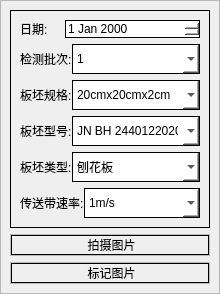
           <widget class="QFrame" name="frame_7">
            <property name="frameShape">
             <enum>QFrame::StyledPanel</enum>
            </property>
            <property name="frameShadow">
             <enum>QFrame::Raised</enum>
            </property>
            <layout class="QVBoxLayout" name="verticalLayout_5" stretch="0,4,4">
             <property name="spacing">
              <number>6</number>
             </property>
             <property name="leftMargin">
              <number>9</number>
             </property>
             <property name="topMargin">
              <number>9</number>
             </property>
             <property name="rightMargin">
              <number>9</number>
             </property>
             <property name="bottomMargin">
              <number>9</number>
             </property>
             <item>
              <widget class="QFrame" name="frame_13">
               <property name="styleSheet">
                <string notr="true">border:1px solid black;</string>
               </property>
               <property name="frameShape">
                <enum>QFrame::StyledPanel</enum>
               </property>
               <property name="frameShadow">
                <enum>QFrame::Raised</enum>
               </property>
               <layout class="QVBoxLayout" name="verticalLayout_11">
                <item>
                 <layout class="QHBoxLayout" name="horizontalLayout_10" stretch="2,6">
                  <property name="spacing">
                   <number>0</number>
                  </property>
                  <item>
                   <widget class="QLabel" name="label_30">
                    <property name="styleSheet">
                     <string notr="true">border:none;</string>
                    </property>
                    <property name="text">
                     <string>日期:</string>
                    </property>
                   </widget>
                  </item>
                  <item>
                   <widget class="QDateEdit" name="dateEdit_2">
                    <property name="minimumSize">
                     <size>
                      <width>0</width>
                      <height>0</height>
                     </size>
                    </property>
                    <property name="styleSheet">
                     <string notr="true">background-color:rgb(255, 255, 255);
color:black;</string>
                    </property>
                   </widget>
                  </item>
                 </layout>
                </item>
                <item>
                 <layout class="QHBoxLayout" name="horizontalLayout_5" stretch="2,6">
                  <property name="spacing">
                   <number>0</number>
                  </property>
                  <item>
                   <widget class="QLabel" name="label_25">
                    <property name="styleSheet">
                     <string notr="true">border:none;</string>
                    </property>
                    <property name="text">
                     <string>检测批次:</string>
                    </property>
                   </widget>
                  </item>
                  <item>
                   <widget class="QComboBox" name="comboBox_6">
                    <property name="minimumSize">
                     <size>
                      <width>0</width>
                      <height>30</height>
                     </size>
                    </property>
                    <property name="styleSheet">
                     <string notr="true">background-color:rgb(255, 255, 255);</string>
                    </property>
                    <item>
                     <property name="text">
                      <string>1</string>
                     </property>
                    </item>
                    <item>
                     <property name="text">
                      <string>2</string>
                     </property>
                    </item>
                    <item>
                     <property name="text">
                      <string>3</string>
                     </property>
                    </item>
                    <item>
                     <property name="text">
                      <string>4</string>
                     </property>
                    </item>
                    <item>
                     <property name="text">
                      <string>5</string>
                     </property>
                    </item>
                    <item>
                     <property name="text">
                      <string>6</string>
                     </property>
                    </item>
                    <item>
                     <property name="text">
                      <string>7</string>
                     </property>
                    </item>
                    <item>
                     <property name="text">
                      <string>8</string>
                     </property>
                    </item>
                    <item>
                     <property name="text">
                      <string>9</string>
                     </property>
                    </item>
                    <item>
                     <property name="text">
                      <string>10</string>
                     </property>
                    </item>
                   </widget>
                  </item>
                 </layout>
                </item>
                <item>
                 <layout class="QHBoxLayout" name="horizontalLayout_16" stretch="2,6">
                  <property name="spacing">
                   <number>0</number>
                  </property>
                  <item>
                   <widget class="QLabel" name="label_26">
                    <property name="styleSheet">
                     <string notr="true">border:none;</string>
                    </property>
                    <property name="text">
                     <string>板坯规格:</string>
                    </property>
                   </widget>
                  </item>
                  <item>
                   <widget class="QComboBox" name="comboBox_7">
                    <property name="minimumSize">
                     <size>
                      <width>0</width>
                      <height>30</height>
                     </size>
                    </property>
                    <property name="styleSheet">
                     <string notr="true">background-color:rgb(255, 255, 255);</string>
                    </property>
                    <item>
                     <property name="text">
                      <string>20cmx20cmx2cm</string>
                     </property>
                    </item>
                    <item>
                     <property name="text">
                      <string>21cmx21cmx2cm</string>
                     </property>
                    </item>
                    <item>
                     <property name="text">
                      <string>22cmx22cmx2cm</string>
                     </property>
                    </item>
                    <item>
                     <property name="text">
                      <string>23cmx23cmx2cm</string>
                     </property>
                    </item>
                    <item>
                     <property name="text">
                      <string>24cmx24cmx2cm</string>
                     </property>
                    </item>
                    <item>
                     <property name="text">
                      <string>25cmx25cmx2cm</string>
                     </property>
                    </item>
                   </widget>
                  </item>
                 </layout>
                </item>
                <item>
                 <layout class="QHBoxLayout" name="horizontalLayout_26" stretch="2,6">
                  <property name="spacing">
                   <number>0</number>
                  </property>
                  <item>
                   <widget class="QLabel" name="label_27">
                    <property name="styleSheet">
                     <string notr="true">border:none;</string>
                    </property>
                    <property name="text">
                     <string>板坯型号:</string>
                    </property>
                   </widget>
                  </item>
                  <item>
                   <widget class="QComboBox" name="comboBox_8">
                    <property name="minimumSize">
                     <size>
                      <width>0</width>
                      <height>30</height>
                     </size>
                    </property>
                    <property name="styleSheet">
                     <string notr="true">background-color:rgb(255, 255, 255);</string>
                    </property>
                    <item>
                     <property name="text">
                      <string>JN BH 2440122020</string>
                     </property>
                    </item>
                   </widget>
                  </item>
                 </layout>
                </item>
                <item>
                 <layout class="QHBoxLayout" name="horizontalLayout_27" stretch="2,6">
                  <property name="spacing">
                   <number>0</number>
                  </property>
                  <item>
                   <widget class="QLabel" name="label_28">
                    <property name="styleSheet">
                     <string notr="true">border:none;</string>
                    </property>
                    <property name="text">
                     <string>板坯类型:</string>
                    </property>
                   </widget>
                  </item>
                  <item>
                   <widget class="QComboBox" name="comboBox_9">
                    <property name="minimumSize">
                     <size>
                      <width>0</width>
                      <height>30</height>
                     </size>
                    </property>
                    <property name="styleSheet">
                     <string notr="true">background-color:rgb(255, 255, 255);</string>
                    </property>
                    <item>
                     <property name="text">
                      <string>刨花板</string>
                     </property>
                    </item>
                    <item>
                     <property name="text">
                      <string>实木板</string>
                     </property>
                    </item>
                    <item>
                     <property name="text">
                      <string>大芯板</string>
                     </property>
                    </item>
                    <item>
                     <property name="text">
                      <string>竹拼板</string>
                     </property>
                    </item>
                    <item>
                     <property name="text">
                      <string>密度板</string>
                     </property>
                    </item>
                    <item>
                     <property name="text">
                      <string>饰面板</string>
                     </property>
                    </item>
                    <item>
                     <property name="text">
                      <string>细芯板</string>
                     </property>
                    </item>
                    <item>
                     <property name="text">
                      <string>指接板</string>
                     </property>
                    </item>
                    <item>
                     <property name="text">
                      <string>三聚氰胺板</string>
                     </property>
                    </item>
                    <item>
                     <property name="text">
                      <string>防水板</string>
                     </property>
                    </item>
                    <item>
                     <property name="text">
                      <string>石膏板</string>
                     </property>
                    </item>
                    <item>
                     <property name="text">
                      <string>水泥板</string>
                     </property>
                    </item>
                    <item>
                     <property name="text">
                      <string>烤漆板</string>
                     </property>
                    </item>
                   </widget>
                  </item>
                 </layout>
                </item>
                <item>
                 <layout class="QHBoxLayout" name="horizontalLayout_28" stretch="2,6">
                  <property name="spacing">
                   <number>0</number>
                  </property>
                  <item>
                   <widget class="QLabel" name="label_29">
                    <property name="styleSheet">
                     <string notr="true">border:none;</string>
                    </property>
                    <property name="text">
                     <string>传送带速率:</string>
                    </property>
                   </widget>
                  </item>
                  <item>
                   <widget class="QComboBox" name="comboBox_10">
                    <property name="minimumSize">
                     <size>
                      <width>0</width>
                      <height>30</height>
                     </size>
                    </property>
                    <property name="styleSheet">
                     <string notr="true">background-color:rgb(255, 255, 255);</string>
                    </property>
                    <item>
                     <property name="text">
                      <string>1m/s</string>
                     </property>
                    </item>
                    <item>
                     <property name="text">
                      <string>2m/s</string>
                     </property>
                    </item>
                    <item>
                     <property name="text">
                      <string>3m/s</string>
                     </property>
                    </item>
                    <item>
                     <property name="text">
                      <string>4m/s</string>
                     </property>
                    </item>
                    <item>
                     <property name="text">
                      <string>5m/s</string>
                     </property>
                    </item>
                    <item>
                     <property name="text">
                      <string>6m/s</string>
                     </property>
                    </item>
                    <item>
                     <property name="text">
                      <string>7m/s</string>
                     </property>
                    </item>
                    <item>
                     <property name="text">
                      <string>8m/s</string>
                     </property>
                    </item>
                    <item>
                     <property name="text">
                      <string>9m/s</string>
                     </property>
                    </item>
                    <item>
                     <property name="text">
                      <string>10m/s</string>
                     </property>
                    </item>
                   </widget>
                  </item>
                 </layout>
                </item>
               </layout>
              </widget>
             </item>
             <item>
              <widget class="QFrame" name="frame_11">
               <property name="frameShape">
                <enum>QFrame::StyledPanel</enum>
               </property>
               <property name="frameShadow">
                <enum>QFrame::Raised</enum>
               </property>
               <layout class="QVBoxLayout" name="verticalLayout_8">
                <property name="spacing">
                 <number>0</number>
                </property>
                <property name="leftMargin">
                 <number>0</number>
                </property>
                <property name="topMargin">
                 <number>0</number>
                </property>
                <property name="rightMargin">
                 <number>0</number>
                </property>
                <property name="bottomMargin">
                 <number>0</number>
                </property>
                <item>
                 <widget class="QLabel" name="label_4">
                  <property name="styleSheet">
                   <string notr="true">border:1px solid black;</string>
                  </property>
                  <property name="text">
                   <string>&lt;html&gt;&lt;head/&gt;&lt;body&gt;&lt;p align=&quot;center&quot;&gt;拍摄图片&lt;/p&gt;&lt;/body&gt;&lt;/html&gt;</string>
                  </property>
                 </widget>
                </item>
               </layout>
              </widget>
             </item>
             <item>
              <widget class="QFrame" name="frame_12">
               <property name="frameShape">
                <enum>QFrame::StyledPanel</enum>
               </property>
               <property name="frameShadow">
                <enum>QFrame::Raised</enum>
               </property>
               <layout class="QVBoxLayout" name="verticalLayout_9">
                <property name="spacing">
                 <number>0</number>
                </property>
                <property name="leftMargin">
                 <number>0</number>
                </property>
                <property name="topMargin">
                 <number>0</number>
                </property>
                <property name="rightMargin">
                 <number>0</number>
                </property>
                <property name="bottomMargin">
                 <number>0</number>
                </property>
                <item>
                 <widget class="QLabel" name="label_5">
                  <property name="styleSheet">
                   <string notr="true">border:1px solid black;</string>
                  </property>
                  <property name="text">
                   <string>&lt;html&gt;&lt;head/&gt;&lt;body&gt;&lt;p align=&quot;center&quot;&gt;标记图片&lt;/p&gt;&lt;/body&gt;&lt;/html&gt;</string>
                  </property>
                 </widget>
                </item>
               </layout>
              </widget>
             </item>
            </layout>
           </widget>
